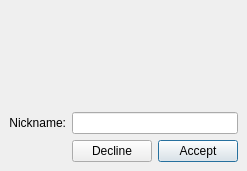
<ui version="4.0" >
 <class>invitation</class>
 <widget class="QDialog" name="invitation" >
  <property name="geometry" >
   <rect>
    <x>0</x>
    <y>0</y>
    <width>245</width>
    <height>171</height>
   </rect>
  </property>
  <property name="windowTitle" >
   <string>MUC invitation</string>
  </property>
  <property name="windowIcon" >
   <iconset>../../jabbim-ng/widgets/images/16x16/jgames.png</iconset>
  </property>
  <layout class="QGridLayout" >
   <property name="leftMargin" >
    <number>9</number>
   </property>
   <property name="topMargin" >
    <number>9</number>
   </property>
   <property name="rightMargin" >
    <number>9</number>
   </property>
   <property name="bottomMargin" >
    <number>9</number>
   </property>
   <property name="horizontalSpacing" >
    <number>6</number>
   </property>
   <property name="verticalSpacing" >
    <number>6</number>
   </property>
   <item row="5" column="2" colspan="3" >
    <widget class="QPushButton" name="acceptButton" >
     <property name="text" >
      <string>Accept</string>
     </property>
    </widget>
   </item>
   <item row="5" column="0" >
    <spacer>
     <property name="orientation" >
      <enum>Qt::Horizontal</enum>
     </property>
     <property name="sizeHint" >
      <size>
       <width>40</width>
       <height>20</height>
      </size>
     </property>
    </spacer>
   </item>
   <item rowspan="4" row="0" column="0" colspan="5" >
    <widget class="QLabel" name="label" >
     <property name="text" >
      <string/>
     </property>
    </widget>
   </item>
   <item row="5" column="1" >
    <widget class="QPushButton" name="declineButton" >
     <property name="text" >
      <string>Decline</string>
     </property>
    </widget>
   </item>
   <item row="4" column="0" >
    <widget class="QLabel" name="nickLabel" >
     <property name="text" >
      <string>Nickname:</string>
     </property>
     <property name="alignment" >
      <set>Qt::AlignRight|Qt::AlignTrailing|Qt::AlignVCenter</set>
     </property>
    </widget>
   </item>
   <item row="4" column="1" colspan="4" >
    <widget class="QLineEdit" name="nickname" >
     <property name="toolTip" >
      <string>Your nickname in the room.</string>
     </property>
    </widget>
   </item>
  </layout>
 </widget>
 <resources/>
 <connections>
  <connection>
   <sender>acceptButton</sender>
   <signal>clicked()</signal>
   <receiver>invitation</receiver>
   <slot>accept()</slot>
   <hints>
    <hint type="sourcelabel" >
     <x>214</x>
     <y>104</y>
    </hint>
    <hint type="destinationlabel" >
     <x>130</x>
     <y>63</y>
    </hint>
   </hints>
  </connection>
  <connection>
   <sender>declineButton</sender>
   <signal>clicked()</signal>
   <receiver>invitation</receiver>
   <slot>reject()</slot>
   <hints>
    <hint type="sourcelabel" >
     <x>133</x>
     <y>104</y>
    </hint>
    <hint type="destinationlabel" >
     <x>130</x>
     <y>63</y>
    </hint>
   </hints>
  </connection>
 </connections>
</ui>
